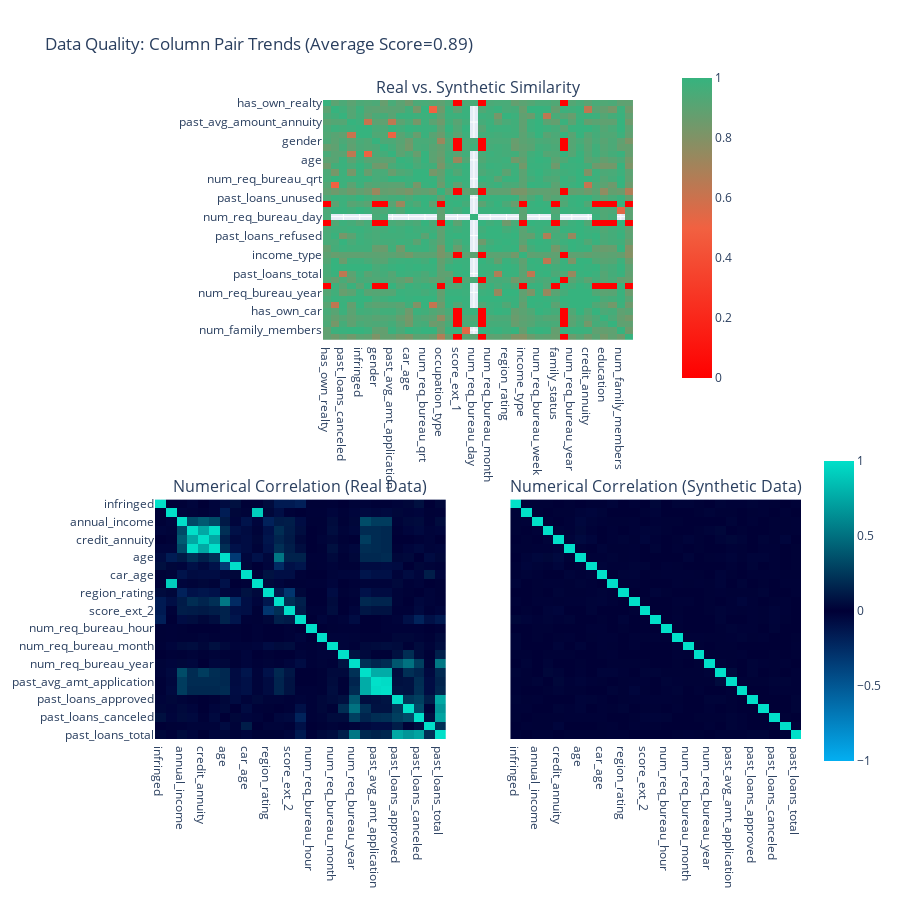

Notebook cell for this chart:
### Markdown cell above
Nos gráficos abaixo percebemos que os dados estão bastante parecidos, isso é bom para futuras análises com os dados sintéticos.

### Code cell
my_report.get_visualization(property_name='Column Pair Trends')

### Figure 1 — Plotly figure (JSON) as saved in the notebook; plotly's stock layout.template omitted (floating-point values rounded to 4 significant figures; data arrays with more than 128 entries replaced by an {"elided": "..."} marker saying what was removed)
{"data": [{"coloraxis": "coloraxis", "hovertemplate": "<b>Column Pair</b><br>(%{x},%{y})<br><br>Similarity: %{z}<extra></extra>", "type": "heatmap", "x": ["has_own_realty", "credit_amount", "past_loans_canceled", "past_avg_amount_annuity", "infringed", "past_avg_amt_credit", "gender", "housing_type", "past_avg_amt_application", "age", "car_age", "annual_income", "num_req_bureau_qrt", "goods_valuation", "occupation_type", "past_loans_unused", "score_ext_1", "num_children", "num_req_bureau_day", "score_ext_2", "num_req_bureau_month", "past_loans_refused", "region_rating", "days_employed", "income_type", "past_loans_approved", "num_req_bureau_week", "past_loans_total", "family_status", "score_ext_3", "num_req_bureau_year", "num_req_bureau_hour", "credit_annuity", "has_own_car", "education", "contract_type", "num_family_members", "organization_type"], "xaxis": "x", "y": ["has_own_realty", "credit_amount", "past_loans_canceled", "past_avg_amount_annuity", "infringed", "past_avg_amt_credit", "gender", "housing_type", "past_avg_amt_application", "age", "car_age", "annual_income", "num_req_bureau_qrt", "goods_valuation", "occupation_type", "past_loans_unused", "score_ext_1", "num_children", "num_req_bureau_day", "score_ext_2", "num_req_bureau_month", "past_loans_refused", "region_rating", "days_employed", "income_type", "past_loans_approved", "num_req_bureau_week", "past_loans_total", "family_status", "score_ext_3", "num_req_bureau_year", "num_req_bureau_hour", "credit_annuity", "has_own_car", "education", "contract_type", "num_family_members", "organization_type"], "yaxis": "y", "z": {"elided": "38x38 float values"}}, {"coloraxis": "coloraxis2", "customdata": {"elided": "27x27 float values"}, "hovertemplate": "<b>Correlation</b><br>(%{x},%{y})<br><br>Real: %{z}<br>(vs. Synthetic: %{customdata})<extra></extra>", "type": "heatmap", "x": ["infringed", "num_children", "annual_income", "credit_amount", "credit_annuity", "goods_valuation", "age", "days_employed", "car_age", "num_family_members", "region_rating", "score_ext_1", "score_ext_2", "score_ext_3", "num_req_bureau_hour", "num_req_bureau_week", "num_req_bureau_month", "num_req_bureau_qrt", "num_req_bureau_year", "past_avg_amount_annuity", "past_avg_amt_application", "past_avg_amt_credit", "past_loans_approved", "past_loans_refused", "past_loans_canceled", "past_loans_unused", "past_loans_total"], "xaxis": "x2", "y": ["infringed", "num_children", "annual_income", "credit_amount", "credit_annuity", "goods_valuation", "age", "days_employed", "car_age", "num_family_members", "region_rating", "score_ext_1", "score_ext_2", "score_ext_3", "num_req_bureau_hour", "num_req_bureau_week", "num_req_bureau_month", "num_req_bureau_qrt", "num_req_bureau_year", "past_avg_amount_annuity", "past_avg_amt_application", "past_avg_amt_credit", "past_loans_approved", "past_loans_refused", "past_loans_canceled", "past_loans_unused", "past_loans_total"], "yaxis": "y2", "z": {"elided": "27x27 float values"}}, {"coloraxis": "coloraxis2", "customdata": {"elided": "27x27 float values"}, "hovertemplate": "<b>Correlation</b><br>(%{x},%{y})<br><br>Synthetic: %{z}<br>(vs. Real: %{customdata})<extra></extra>", "type": "heatmap", "x": ["infringed", "num_children", "annual_income", "credit_amount", "credit_annuity", "goods_valuation", "age", "days_employed", "car_age", "num_family_members", "region_rating", "score_ext_1", "score_ext_2", "score_ext_3", "num_req_bureau_hour", "num_req_bureau_week", "num_req_bureau_month", "num_req_bureau_qrt", "num_req_bureau_year", "past_avg_amount_annuity", "past_avg_amt_application", "past_avg_amt_credit", "past_loans_approved", "past_loans_refused", "past_loans_canceled", "past_loans_unused", "past_loans_total"], "xaxis": "x3", "y": ["infringed", "num_children", "annual_income", "credit_amount", "credit_annuity", "goods_valuation", "age", "days_employed", "car_age", "num_family_members", "region_rating", "score_ext_1", "score_ext_2", "score_ext_3", "num_req_bureau_hour", "num_req_bureau_week", "num_req_bureau_month", "num_req_bureau_qrt", "num_req_bureau_year", "past_avg_amount_annuity", "past_avg_amt_application", "past_avg_amt_credit", "past_loans_approved", "past_loans_refused", "past_loans_canceled", "past_loans_unused", "past_loans_total"], "yaxis": "y3", "z": {"elided": "27x27 float values"}}], "layout": {"annotations": [{"font": {"size": 16}, "showarrow": false, "text": "Real vs. Synthetic Similarity", "x": 0.5, "xanchor": "center", "xref": "paper", "y": 1, "yanchor": "bottom", "yref": "paper"}, {"font": {"size": 16}, "showarrow": false, "text": "Numerical Correlation (Real Data)", "x": 0.225, "xanchor": "center", "xref": "paper", "y": 0.375, "yanchor": "bottom", "yref": "paper"}, {"font": {"size": 16}, "showarrow": false, "text": "Numerical Correlation (Synthetic Data)", "x": 0.775, "xanchor": "center", "xref": "paper", "y": 0.375, "yanchor": "bottom", "yref": "paper"}], "coloraxis": {"cmax": 1, "cmin": 0, "colorbar": {"len": 0.5, "x": 0.8, "y": 0.8}, "colorscale": [[0, "#FF0000"], [0.5, "#F16141"], [1, "#36B37E"]]}, "coloraxis2": {"cmax": 1, "cmin": -1, "colorbar": {"len": 0.5, "y": 0.2}, "colorscale": [[0, "#03AFF1"], [0.5, "#000036"], [1, "#01E0C9"]]}, "height": 900, "title": {"text": "Data Quality: Column Pair Trends (Average Score=0.89)"}, "width": 900, "xaxis": {"anchor": "y", "domain": [0.26, 0.74]}, "xaxis2": {"anchor": "y2", "domain": [0, 0.45]}, "xaxis3": {"anchor": "y3", "domain": [0.55, 1], "matches": "x2"}, "yaxis": {"anchor": "x", "autorange": "reversed", "domain": [0.625, 1]}, "yaxis2": {"anchor": "x2", "autorange": "reversed", "domain": [0, 0.375]}, "yaxis3": {"anchor": "x3", "autorange": "reversed", "domain": [0, 0.375], "matches": "y2", "visible": false}}}
